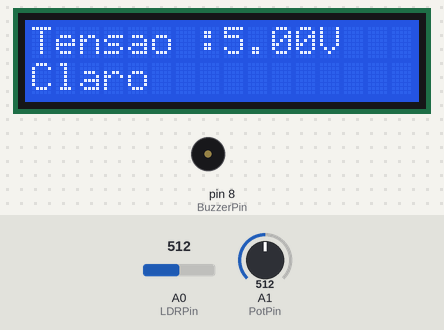
Bench run of a sketch on a simulated Arduino Uno, built with avr-gcc and run on an emulated ATmega328P. Shown: 16×2 character LCD, buzzer (waves = sounding). The inputs (shaded band) are chosen by the test bench; at power-on: A0 (LDRPin) = 512, A1 (PotPin) = 512.

Above: at 1.2 s.
1.3 s: A0 (LDRPin) set to 111
At 2.3 s:
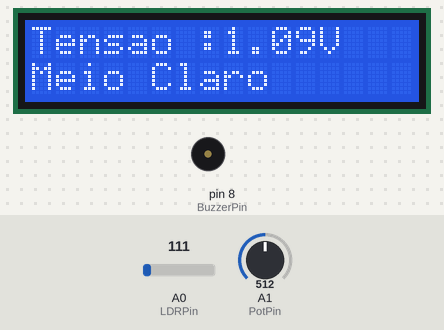
3.2 s: A0 (LDRPin) set to 92
At 4.0 s:
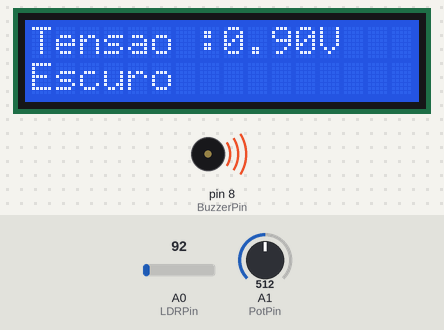
4.8 s: A0 (LDRPin) set to 511
At 5.4 s:
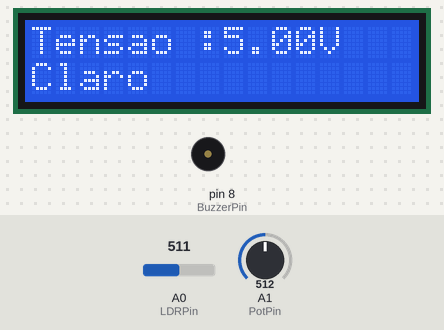
Timing chart, 0 to 7.8 s (numbered marks = the images above; inputs shaded):
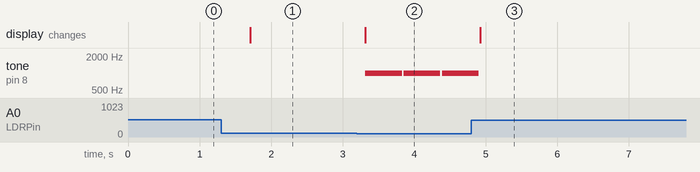

The sketch:

Prob.ino
```cpp
#include <Wire.h>
#include <LiquidCrystal_I2C.h>

const int LDRPin = A0;
const int BuzzerPin = 8;
const int PotPin = A1;


LiquidCrystal_I2C lcd(0x27, 16, 2);


void setup() {
  lcd.init();
  lcd.backlight();
  pinMode(BuzzerPin, OUTPUT);
}

void loop() {

  int LDRValue = analogRead(LDRPin);
  int volume = analogRead(PotPin);
  int volumeMapped = map(volume, 0, 1023, 0, 255);
  float VoltageOnLDR = (10*LDRValue)/1023.0;

  lcd.setCursor(0, 0);
  lcd.print("Tensao :");
  lcd.print(VoltageOnLDR);
  lcd.print("V");

  noTone(BuzzerPin);

  lcd.setCursor(0, 1);
  lcd.print("                ");

  if (VoltageOnLDR < 1.00) {
    lcd.setCursor(0, 1);
    lcd.print("Escuro");
    tone(BuzzerPin, 1000);
  }
  else if (VoltageOnLDR < 2.30) {
    lcd.setCursor(0, 1);
    lcd.print("Meio Claro");
    noTone(BuzzerPin);
  } else {
    lcd.setCursor(0, 1);
    lcd.print("Claro");
    noTone(BuzzerPin);
  }

  delay(500);
}
```

Measured:
- the behaviour switches between 103 and 102 on A0 (LDRPin) (found by bisection; images 1 and 2)
- after the input at 1.3 s, the display: changes after 0.41 s (image 1)
- after the input at 3.2 s, tone on pin 8 (BuzzerPin): alternates 1000 Hz for 0.51 s and silent for 0.02 s, starting after 0.12 s; the display: changes after 0.12 s (image 2)
- after the input at 4.8 s, tone on pin 8 (BuzzerPin): goes on until 4.9 s, then stays silent; the display: changes after 0.12 s (image 3)
